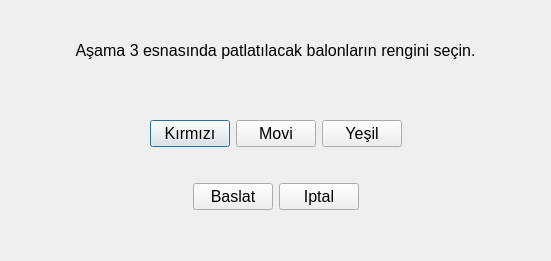
<?xml version="1.0" encoding="UTF-8"?>
<ui version="4.0">
 <class>Dialog</class>
 <widget class="QDialog" name="Dialog">
  <property name="geometry">
   <rect>
    <x>0</x>
    <y>0</y>
    <width>551</width>
    <height>261</height>
   </rect>
  </property>
  <property name="minimumSize">
   <size>
    <width>551</width>
    <height>261</height>
   </size>
  </property>
  <property name="maximumSize">
   <size>
    <width>551</width>
    <height>261</height>
   </size>
  </property>
  <property name="font">
   <font>
    <pointsize>12</pointsize>
   </font>
  </property>
  <property name="windowTitle">
   <string>AŞAMA -3-</string>
  </property>
  <widget class="QLabel" name="label_asama">
   <property name="geometry">
    <rect>
     <x>20</x>
     <y>20</y>
     <width>511</width>
     <height>61</height>
    </rect>
   </property>
   <property name="minimumSize">
    <size>
     <width>511</width>
     <height>61</height>
    </size>
   </property>
   <property name="maximumSize">
    <size>
     <width>511</width>
     <height>61</height>
    </size>
   </property>
   <property name="layoutDirection">
    <enum>Qt::LeftToRight</enum>
   </property>
   <property name="text">
    <string>Aşama 3 esnasında patlatılacak balonların rengini seçin.</string>
   </property>
   <property name="alignment">
    <set>Qt::AlignCenter</set>
   </property>
   <property name="wordWrap">
    <bool>true</bool>
   </property>
  </widget>
  <widget class="QWidget" name="verticalLayoutWidget">
   <property name="geometry">
    <rect>
     <x>20</x>
     <y>90</y>
     <width>511</width>
     <height>151</height>
    </rect>
   </property>
   <layout class="QVBoxLayout" name="verticalLayout">
    <item>
     <layout class="QHBoxLayout" name="horizontalLayout_6">
      <item>
       <spacer name="horizontalSpacer">
        <property name="orientation">
         <enum>Qt::Horizontal</enum>
        </property>
        <property name="sizeHint" stdset="0">
         <size>
          <width>40</width>
          <height>20</height>
         </size>
        </property>
       </spacer>
      </item>
      <item>
       <widget class="QPushButton" name="btn_color_red">
        <property name="text">
         <string>Kırmızı</string>
        </property>
        <property name="checkable">
         <bool>false</bool>
        </property>
       </widget>
      </item>
      <item>
       <widget class="QPushButton" name="btn_color_blue">
        <property name="text">
         <string>Movi</string>
        </property>
        <property name="checkable">
         <bool>false</bool>
        </property>
       </widget>
      </item>
      <item>
       <widget class="QPushButton" name="btn_color_green">
        <property name="text">
         <string>Yeşil</string>
        </property>
        <property name="checkable">
         <bool>false</bool>
        </property>
       </widget>
      </item>
      <item>
       <spacer name="horizontalSpacer_2">
        <property name="orientation">
         <enum>Qt::Horizontal</enum>
        </property>
        <property name="sizeHint" stdset="0">
         <size>
          <width>40</width>
          <height>20</height>
         </size>
        </property>
       </spacer>
      </item>
     </layout>
    </item>
    <item>
     <layout class="QHBoxLayout" name="horizontalLayout">
      <item>
       <spacer name="horizontalSpacer_3">
        <property name="orientation">
         <enum>Qt::Horizontal</enum>
        </property>
        <property name="sizeHint" stdset="0">
         <size>
          <width>40</width>
          <height>20</height>
         </size>
        </property>
       </spacer>
      </item>
      <item>
       <widget class="QPushButton" name="btn_start">
        <property name="text">
         <string>Baslat</string>
        </property>
       </widget>
      </item>
      <item>
       <widget class="QPushButton" name="btn_cancel">
        <property name="text">
         <string>Iptal</string>
        </property>
       </widget>
      </item>
      <item>
       <spacer name="horizontalSpacer_4">
        <property name="orientation">
         <enum>Qt::Horizontal</enum>
        </property>
        <property name="sizeHint" stdset="0">
         <size>
          <width>40</width>
          <height>20</height>
         </size>
        </property>
       </spacer>
      </item>
     </layout>
    </item>
   </layout>
  </widget>
 </widget>
 <resources/>
 <connections/>
</ui>
